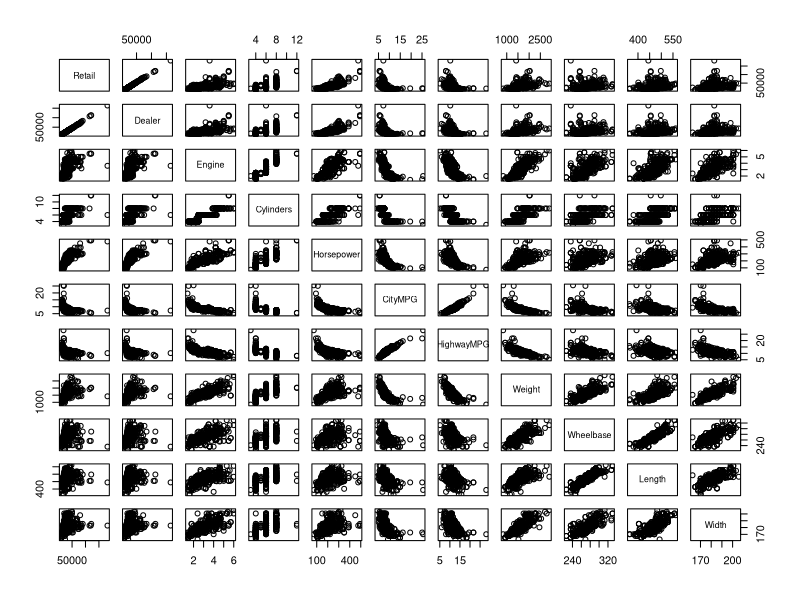
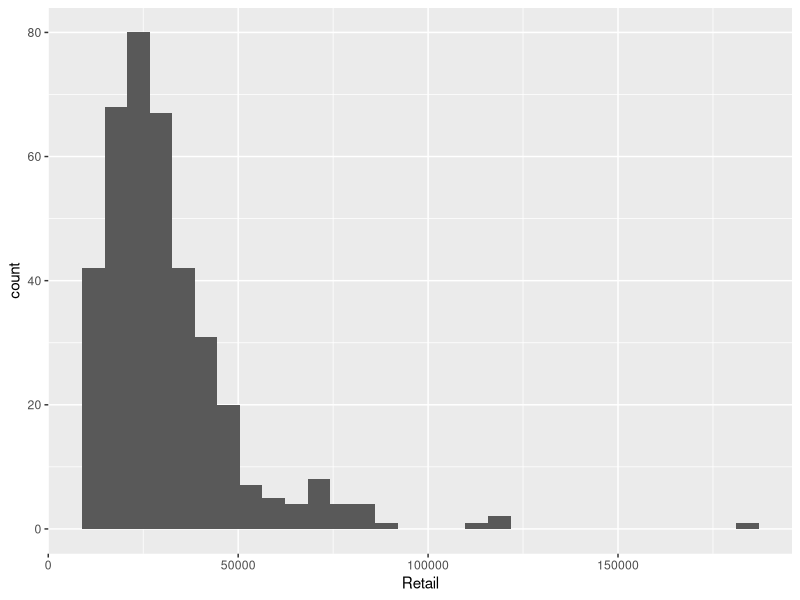
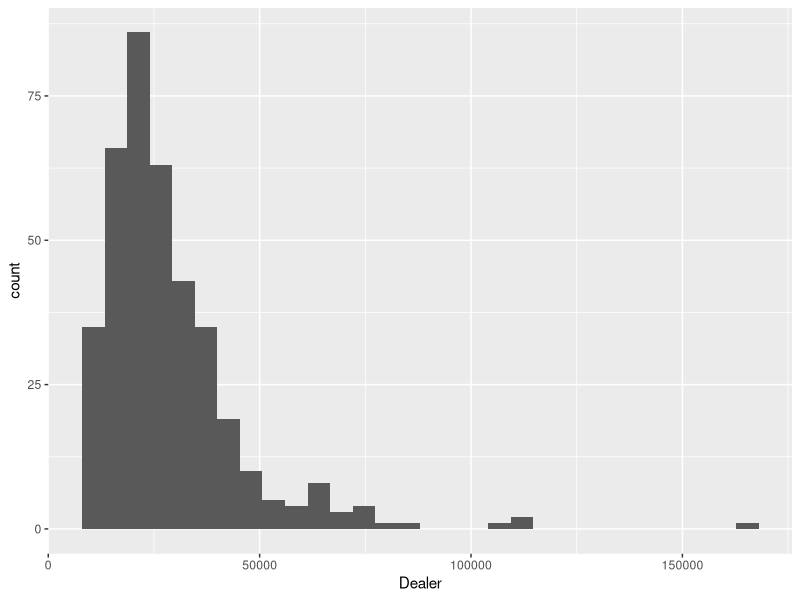
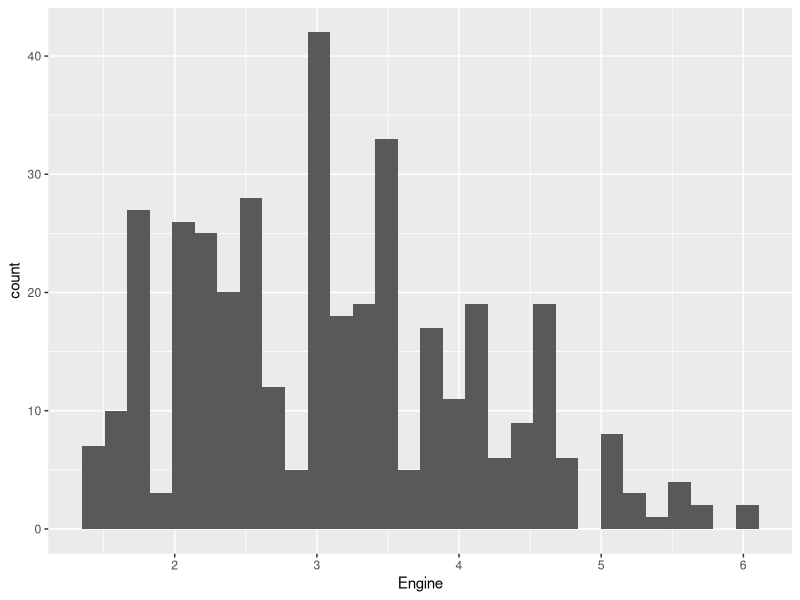
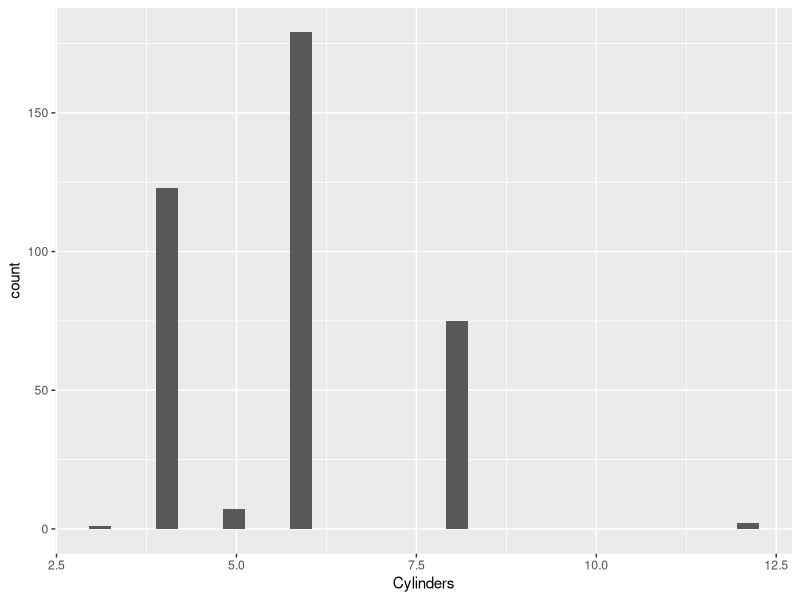
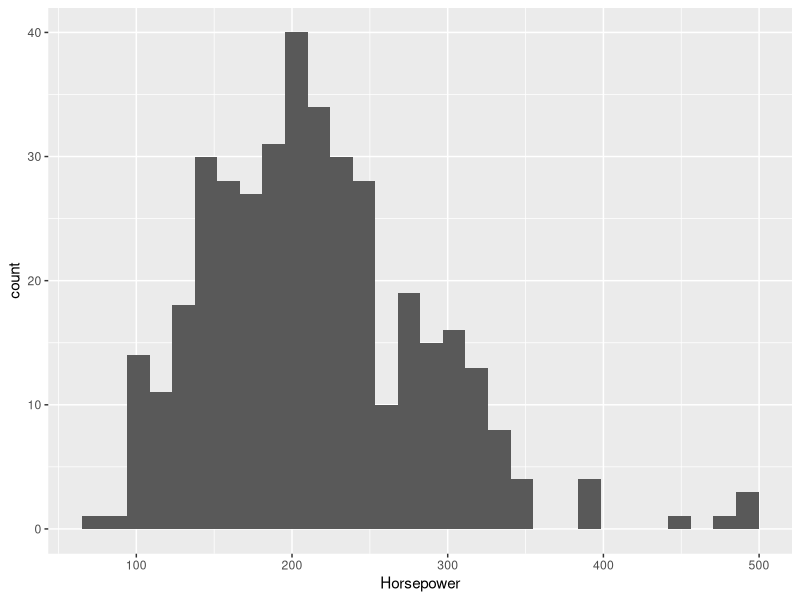
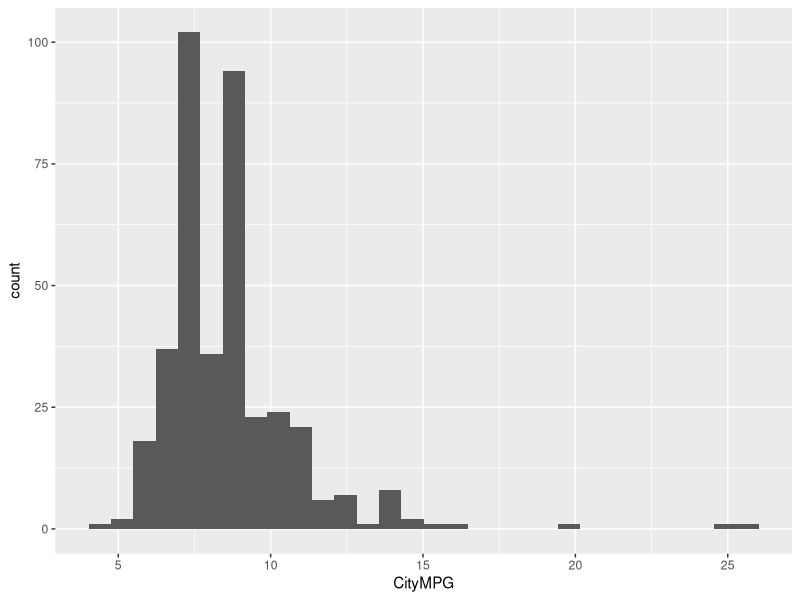
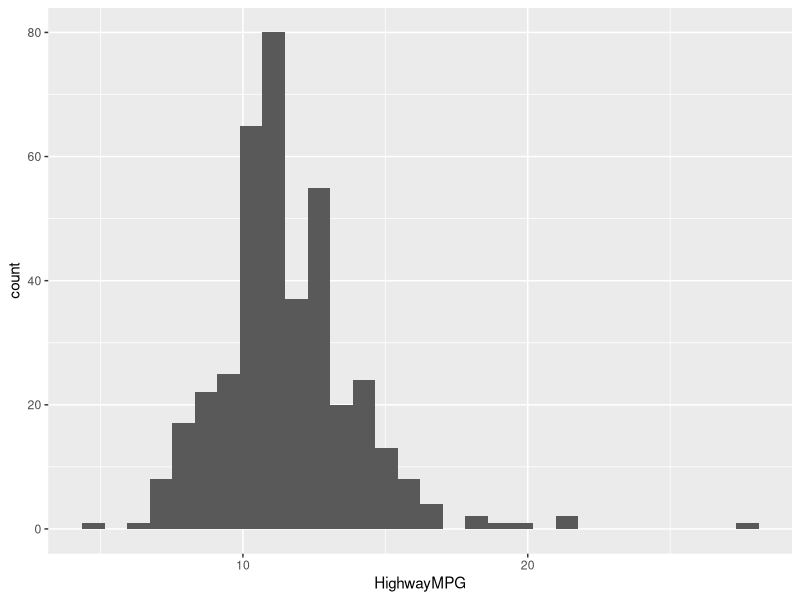

Source code (R) for these figures, in order:
## ---- chunk 1
cars04 <- read.csv("cars-2004.csv", header=TRUE)
## ---- chunk 2
mpg2kml <- 0.42514 # miles par gallon -> kilomètre par litre
usd2eur <- 0.945 # dollars américains -> Euro
lb2kg <- 0.4535923 # livre -> kilogramme
inch2cm <- 2.54 # pouce -> centimètre

#Conversion des unités américaines:;
cars04$CityMPG <- cars04$CityMPG * mpg2kml
cars04$HighwayMPG <- cars04$HighwayMPG * mpg2kml
cars04$Retail <- cars04$Retail * usd2eur
cars04$Dealer <- cars04$Dealer * usd2eur
cars04$Weight <- cars04$Weight * lb2kg
cars04$Length <- cars04$Length * inch2cm
cars04$Width <- cars04$Width * inch2cm
cars04$Wheelbase <- cars04$Wheelbase * inch2cm
## ---- chunk 3
# analyse descriptive sommaire
summary(cars04)
#corrélation entre les variables
pairs(cars04)

# histogramme pour chaque variable pour visualiser leur distribution 
library(ggplot2)
ggplot(cars04, aes(x = Retail)) + geom_histogram()
ggplot(cars04, aes(x = Dealer)) + geom_histogram()
ggplot(cars04, aes(x = Engine)) + geom_histogram()
ggplot(cars04, aes(x = Cylinders)) + geom_histogram()
ggplot(cars04, aes(x = Horsepower)) + geom_histogram()
ggplot(cars04, aes(x = CityMPG)) + geom_histogram()
ggplot(cars04, aes(x = HighwayMPG)) + geom_histogram()
ggplot(cars04, aes(x = Weight)) + geom_histogram()
ggplot(cars04, aes(x = Length)) + geom_histogram()
ggplot(cars04, aes(x = Width)) + geom_histogram()
ggplot(cars04, aes(x = Wheelbase)) + geom_histogram()
## ---- chunk 4
cor(cars04)
## ---- chunk 5
library(ggplot2)
# install.packages("reshape2")
library(reshape2)
ggplot(melt(cor(cars04)), aes(x=Var1, y=Var2, fill=value)) + 
     geom_tile() + 
     scale_fill_gradient2(low="blue", mid="white", high="red", midpoint=0) +
     theme(axis.text.x = element_text(angle = 90, hjust = 1)) +
     labs(x="Variables", y="Variables")
## ---- chunk 6
# ACP avec prcomp():
pca1 <- prcomp(cars04, center = TRUE, scale. = TRUE)
summary(pca1)

# ACP avec princomp():
pca2 <- princomp(cars04, cor = TRUE)
summary(pca2)
#plot(pressure)

# Compare the explained variances
print(pca1$sdev^2/sum(pca1$sdev^2))
print(pca2$sdev^2/sum(pca2$sdev^2))

## ---- chunk 7
# Standardiser la matrice de données M
M <- as.matrix(cars04)
M <- scale(M)

# Calculer la matrice de covariance C
C <- cov(M)

# Calculer les vecteurs et valeurs propres de C
eigen_results <- eigen(C)

# Calculer le produit matriciel V M
V <- eigen_results$vectors
VM <- V %*% t(M)

# Calculer les valeurs propres de VM
eigen_results_VM <- eigen(VM %*% t(VM))

# Comparer les valeurs propres avec les variances expliquées
explained_variances <- eigen_results$values / sum(eigen_results$values)
print(round(eigen_results_VM$values / sum(eigen_results_VM$values), 4))
print(round(explained_variances, 4))
## ---- chunk 8
# Perform PCA using prcomp()
pca <- prcomp(M, center=TRUE, scale=TRUE)

# Summarize the results
summary(pca)

# Plot the proportion of variance explained by each component
plot(pca)
## ---- chunk 9
# Créer un biplot des deux premières composantes principales
biplot(pca, col=c("white", "black"), cex=0.8)

# Ajouter les étiquettes de variables sur le graphique en zoomant pour une meilleure lisibilité
text(pca$rotation[, 1:2], labels=colnames(M), col="red", cex=0.8, pos=3)
## ---- chunk 10
#Install and load the FactoMineR package
# update.packages()
#remove.packages("rlang")
#install.packages("devtools")
#install.packages("FactoMineR", repos = "https://cran.rstudio.com/")
#install.packages("FactoMineR")
#devtools::install_github("husson/FactoMineR")
library(FactoMineR)
# Perform PCA on the standardized data using the PCA() function
pca_fm <- PCA(scale(M), graph=FALSE)
# Get a summary of the PCA results using summary()
summary(pca_fm)
# Obtain a description of the dimensions using dimdesc()
dimdesc(pca_fm, axes=c(1,2))


## ---- chunk 11
# Plot individuals in plane defined by PC1 and PC2
plot(pca_fm$ind$coord[,c(1,2)], type="n", main="PCA: PC1 vs PC2", label="none")
points(pca_fm$ind$coord[,c(1,2)], col="blue", pch=20, cex=1.5)
## ---- chunk 12
my3car <- c("Audi RS 6", "Ford Expedition 4.6 XLT", "Nissan Sentra 1.8")

# Select rows corresponding to each car
audi <- subset(cars04, Retail == my3car[1])
ford <- subset(cars04, Retail == my3car[2])
nissan <- subset(cars04, Retail == my3car[3])

# Print the selected rows
print(audi)
print(ford)
print(nissan)
